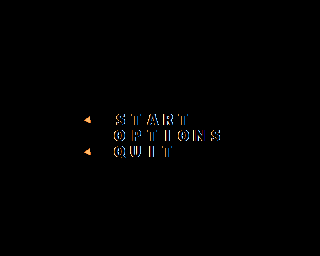

Below is a game level as drawn by its tile map, then a one-line description and the .tmx that defines it (tile-layer data replaced by summaries):
An orthogonal 20x16 tile map with 16x16 px tiles, 2 tile layers (Tile Layer 1, animations), 2 tilesets and 2 objects (start, quit).

<map version="1.0" orientation="orthogonal" renderorder="right-down" width="20" height="16" tilewidth="16" tileheight="16" nextobjectid="3">
 <tileset firstgid="1" name="ss" tilewidth="16" tileheight="16" tilecount="256" columns="16">
  <image source="menuStuff.png" width="256" height="256" />
 </tileset>
 <tileset firstgid="257" name="animation" tilewidth="16" tileheight="16" tilecount="300" columns="20">
  <image source="NpcSym2.png" width="320" height="240" />
  <tile id="3">
   <animation>
    <frame tileid="3" duration="100" />
    <frame tileid="4" duration="100" />
    <frame tileid="5" duration="100" />
    <frame tileid="6" duration="100" />
    <frame tileid="7" duration="100" />
   </animation>
  </tile>
  <tile id="20">
   <animation>
    <frame tileid="20" duration="100" />
    <frame tileid="21" duration="100" />
    <frame tileid="22" duration="100" />
    <frame tileid="23" duration="100" />
    <frame tileid="24" duration="100" />
   </animation>
  </tile>
  <tile id="24">
   <animation>
    <frame tileid="24" duration="100" />
    <frame tileid="25" duration="100" />
    <frame tileid="26" duration="100" />
    <frame tileid="27" duration="100" />
    <frame tileid="28" duration="100" />
   </animation>
  </tile>
  <tile id="25">
   <animation>
    <frame tileid="25" duration="100" />
    <frame tileid="26" duration="100" />
    <frame tileid="27" duration="100" />
    <frame tileid="28" duration="100" />
   </animation>
  </tile>
  <tile id="26">
   <animation>
    <frame tileid="26" duration="100" />
    <frame tileid="27" duration="100" />
    <frame tileid="28" duration="100" />
    <frame tileid="29" duration="100" />
   </animation>
  </tile>
  <tile id="102">
   <animation>
    <frame tileid="102" duration="100" />
    <frame tileid="103" duration="100" />
   </animation>
  </tile>
  <tile id="160">
   <animation>
    <frame tileid="160" duration="100" />
    <frame tileid="161" duration="100" />
    <frame tileid="162" duration="100" />
    <frame tileid="163" duration="100" />
    <frame tileid="164" duration="100" />
    <frame tileid="165" duration="100" />
   </animation>
  </tile>
 </tileset>
 <layer name="Tile Layer 1" width="20" height="16">
  <data>[320 cells, 20 non-empty, 15 distinct tile ids]</data>
 </layer>
 <layer name="animations" width="20" height="16">
  <data>[320 cells, 2 non-empty, 1 distinct tile ids]</data>
 </layer>
 <objectgroup color="#ff0000" name="options">
  <object id="1" name="start" x="95.3333" y="112.667" width="113.333" height="15.3333" />
  <object id="2" name="quit" x="95.75" y="144.25" width="96.25" height="16" />
 </objectgroup>
</map>
